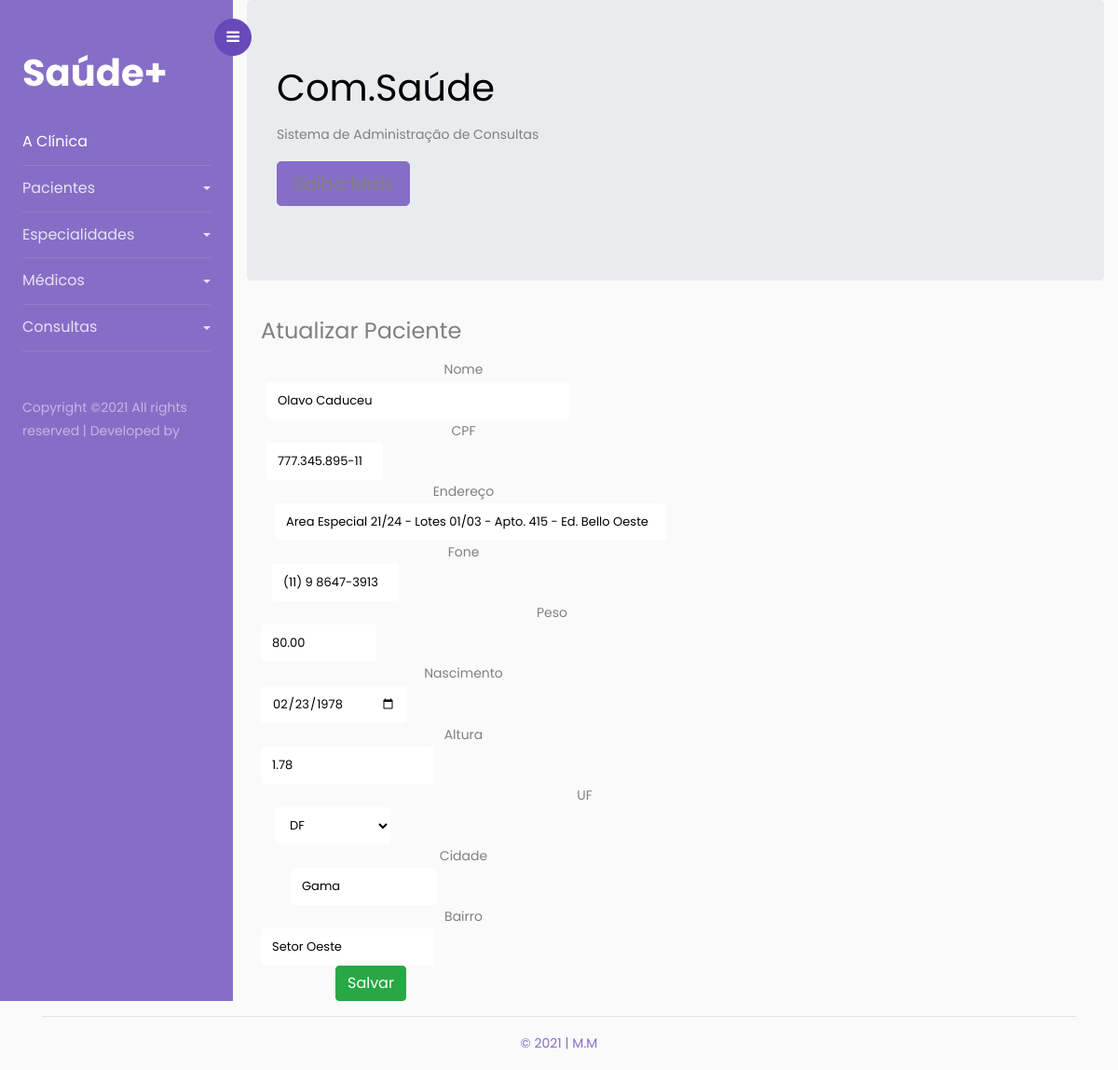
The page /index.php?pagina=aggiorna_paciente.php&idPaciente=1 on the database its author committed.
### tables this page shows
CREATE TABLE IF NOT EXISTS `paciente` (
  `id_paciente` INT NOT NULL AUTO_INCREMENT COMMENT 'Id da Tabela paciente',
  `nome_paciente` VARCHAR(40) CHARACTER SET 'utf8' COLLATE 'utf8_general_ci' NOT NULL COMMENT 'Nome do Paciente',
  `cpf_paciente` VARCHAR(14) CHARACTER SET 'utf8' COLLATE 'utf8_general_ci' NOT NULL COMMENT 'CPF do Paciente - Valor Único\nSerá utilizado máscara\n999.999.999-11',
  `data_nasc_paciente` DATE NOT NULL COMMENT 'Data de Nascimento do Paciente\n99/99/9999',
  `telefone_paciente` VARCHAR(16) CHARACTER SET 'utf8' COLLATE 'utf8_general_ci' NOT NULL COMMENT 'Telefone do Paciente\nSerá utilizado máscara\n(99) 9 9999-9999',
  `endereco_paciente` VARCHAR(80) CHARACTER SET 'utf8' COLLATE 'utf8_general_ci' NOT NULL COMMENT 'Endereço do Paciente',
  `bairro_paciente` VARCHAR(40) CHARACTER SET 'utf8' COLLATE 'utf8_general_ci' NOT NULL COMMENT 'Bairro do Paciente',
  `cidade_paciente` VARCHAR(40) CHARACTER SET 'utf8' COLLATE 'utf8_general_ci' NOT NULL COMMENT 'Cidade do Paciente',
  `uf_paciente` VARCHAR(2) CHARACTER SET 'utf8' COLLATE 'utf8_general_ci' NOT NULL COMMENT 'UF do Paciente\nApenas 2 Letras\nEx.: DF',
  `peso_paciente` DECIMAL(5,2) NOT NULL COMMENT 'Peso do Paciente\nEx.: 75,5 - 110,75',
  `altura_paciente` DECIMAL(5,2) NOT NULL COMMENT 'Altura do Paciente',
  `imc_paciente` DECIMAL(5,2) NOT NULL COMMENT 'IMC do Paciente\nSerá calculado pela aplicação\nUsuário não entrará com o dado direto',
  PRIMARY KEY (`id_paciente`),
  UNIQUE INDEX `id_paciente_UNIQUE` (`id_paciente` ASC),
  UNIQUE INDEX `cpf_paciente_UNIQUE` (`cpf_paciente` ASC));

### class/Paciente.php (called while the page is built, shortened)
<?php
include "Conessione.php";
class Paciente {
    private $idPaciente;
    public function getIdPaciente() {
        return $this->idPaciente;
    }
    public function setIdPaciente($idPaciente) {
        $this->idPaciente = $idPaciente;
    }
    public function listarPacienteId() {
        $strSql = "SELECT * FROM paciente WHERE id_paciente = ".$this->getIdPaciente()."";
        $rs = Conexao::executaSql($strSql);
        return $rs;
    }
}

### class/Conessione.php (called while the page is built, shortened)
<?php
class Conexao {
	public static function abrirConexao() {
		$mysql_usuario = "root";
		$mysql_password = "";
		$mysql_database = "saudesystem";
		$mysql_host  = "localhost";
		$varcon = mysqli_connect($mysql_host, $mysql_usuario, $mysql_password, $mysql_database);
		if ($varcon)
			return($varcon);
		  else
			return(false);
	}
	public static function fecharConexao($varcon) {
		if(mysqli_close($varcon))
			return(true);
		else
			return(false);
	}
	public static function executaSql($strSql) {
		$linkCon = Conexao::abrirConexao();
		$resultado = mysqli_query($linkCon, $strSql);
	   	return $resultado;
	}
}

### aggiorna_paciente.php (the view, shortened to what this page needs)
<?php
    include 'class/Paciente.php';
    $paciente = new Paciente();
    $paciente->setIdPaciente($_GET['idPaciente']);
    $rs = $paciente->listarPacienteId();
    $linha = mysqli_fetch_array($rs, MYSQLI_ASSOC);
echo '
<div class="container">
    <legend>Atualizar Paciente</legend>
    <form action="index.php?pagina=procedere_aggiorna_paciente.php&idPaciente='.$linha['id_paciente'].'" method="post">
        <div class="form-inline ">
            <div class="col-lg-13">
                <label class="form-group">Nome</label>
                <input maxlength="40" style="width: 325px; margin-left: 6px;" type="text" name="nome" class="form-control" placeholder="Máximo 40 caracteres..." required value="'.$linha['nome_paciente'].'">
                <label class="form-group">CPF</label>
                <input style="width: 125px; margin-left: 6px;" id="cpf" type="text" name="cpf" class="form-control" placeholder="999.999.999-99" required value="'.$linha['cpf_paciente'].'">
                <label class="form-group">Endereço</label>
                <input maxlength="80" style="width: 420px; margin-left: 15px;" type="text" name="endereco" class="form-control" placeholder="Máximo 80 caracteres..." required value="'.$linha['endereco_paciente'].'"><br/>
                <label class="form-group">Fone</label>
                <input style="width: 136px; margin-left: 12px;" id="telefone" type="text" name="telefone" class="form-control" placeholder="(99) 9 9999-9999" required value="'.$linha['telefone_paciente'].'">
                <label style="margin-left: 190px;" class="form-group">Peso</label>
                <input min="0" max="200" step=".01" style="width: 124px;" type="number" name="peso" class="form-control" required value="'.$linha['peso_paciente'].'">
                <label class="form-group">Nascimento</label>
                <input style="width: 157px;" type="date" name="dataNascimento" class="form-control" required value="'.$linha['data_nasc_paciente'].'">
                <label class="form-group">Altura</label>
                <input min="0" max="3" step=".01" style="width: 185px;" type="number" name="altura" class="form-control" required value="'.$linha['altura_paciente'].'"><br/>
                <label style="margin-left: 260px;" class="form-group">UF</label>
                <select id="estado" name="uf" style="width: 124px; margin-left: 15px;" class="form-control" placeholder="Estado..." required>
                    <option value="'.$linha['uf_paciente'].'">'.$linha['uf_paciente'].'</option>
                </select>
                <label class="form-group">Cidade</label>
                <input maxlength="40" style="width: 157px; margin-left: 32px;" type="text" name="cidade" class="form-control" placeholder="Máximo 40 caracteres..." required value="'.$linha['cidade_paciente'].'">
                <label class="form-group">Bairro</label>
                <input maxlength="40" style="width: 185px;" type="text" name="bairro" class="form-control" placeholder="Máximo 40 caracteres..." required value="'.$linha['bairro_paciente'].'"><br/>
                <button style="width: 185p; margin-left: 80px;" type="submit" class="btn btn-success">Salvar</button>
                </div>
        </div>
    </form>
</div>
';

### rows shown on the page
paciente: nome "Olavo Caduceu", cpf "777.345.895-11", endereco "Area Especial 21/24 - Lotes 01/03 - Apto. 415 - Ed. Bello Oeste", telefone "(11) 9 8647-3913", peso "80.00", dataNascimento "02/23/1978", altura "1.78", uf "DF", cidade "Gama", bairro "Setor Oeste"
